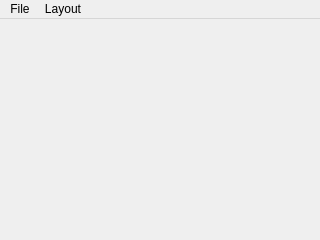
<?xml version="1.0" encoding="UTF-8"?>
<ui version="4.0">
 <class>MainWindowEmbedded</class>
 <widget class="QMainWindow" name="MainWindowEmbedded">
  <property name="geometry">
   <rect>
    <x>0</x>
    <y>0</y>
    <width>320</width>
    <height>240</height>
   </rect>
  </property>
  <property name="windowTitle">
   <string>MainWindow</string>
  </property>
  <property name="windowIcon">
   <iconset>
    <normalon>:/zxtune.png</normalon>
   </iconset>
  </property>
  <widget class="QWidget" name="centralwidget">
   <layout class="QVBoxLayout" name="verticalLayout">
    <property name="spacing">
     <number>0</number>
    </property>
    <property name="margin">
     <number>0</number>
    </property>
   </layout>
  </widget>
  <widget class="QMenuBar" name="menubar">
   <property name="geometry">
    <rect>
     <x>0</x>
     <y>0</y>
     <width>320</width>
     <height>24</height>
    </rect>
   </property>
   <property name="sizePolicy">
    <sizepolicy hsizetype="MinimumExpanding" vsizetype="Maximum">
     <horstretch>0</horstretch>
     <verstretch>0</verstretch>
    </sizepolicy>
   </property>
   <widget class="QMenu" name="menuFile">
    <property name="title">
     <string>File</string>
    </property>
    <addaction name="actionAddFiles"/>
    <addaction name="actionAddFolder"/>
    <addaction name="separator"/>
    <addaction name="actionQuit"/>
   </widget>
   <widget class="QMenu" name="menuLayout">
    <property name="title">
     <string notr="true">Layout</string>
    </property>
   </widget>
   <addaction name="menuFile"/>
   <addaction name="menuLayout"/>
  </widget>
  <action name="actionAddFiles">
   <property name="icon">
    <iconset>
     <normalon>:/playlist/addfiles.png</normalon>
    </iconset>
   </property>
   <property name="text">
    <string>Add files</string>
   </property>
  </action>
  <action name="actionAddFolder">
   <property name="icon">
    <iconset>
     <normalon>:/playlist/addfolder.png</normalon>
    </iconset>
   </property>
   <property name="text">
    <string>Add folder</string>
   </property>
  </action>
  <action name="actionQuit">
   <property name="icon">
    <iconset>
     <normalon>:/application/exit.png</normalon>
    </iconset>
   </property>
   <property name="text">
    <string>Quit</string>
   </property>
  </action>
 </widget>
 <resources>
  <include location="../res/icons.qrc"/>
 </resources>
 <connections>
  <connection>
   <sender>actionQuit</sender>
   <signal>triggered()</signal>
   <receiver>MainWindowEmbedded</receiver>
   <slot>close()</slot>
   <hints>
    <hint type="sourcelabel">
     <x>-1</x>
     <y>-1</y>
    </hint>
    <hint type="destinationlabel">
     <x>159</x>
     <y>119</y>
    </hint>
   </hints>
  </connection>
 </connections>
</ui>
